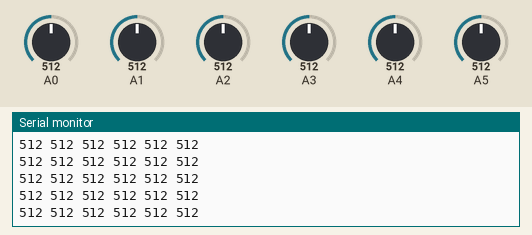
This sketch was run on a simulated Arduino Uno, built with avr-gcc and run on an emulated ATmega328P. Shown: the last lines printed to the serial monitor. The test bench sets the inputs (shaded band); at power-on: A0 = 512, A1 = 512, A2 = 512, A3 = 512, A4 = 512, A5 = 512.

Above: at 1.2 s.
1.3 s: A0 set to 716
At 2.3 s:
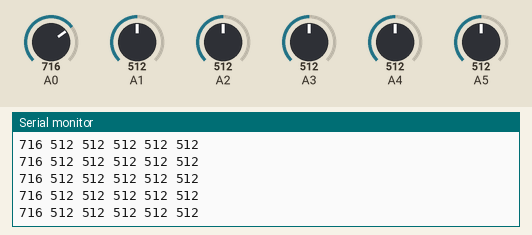
2.8 s: A1 set to 716
At 3.6 s:
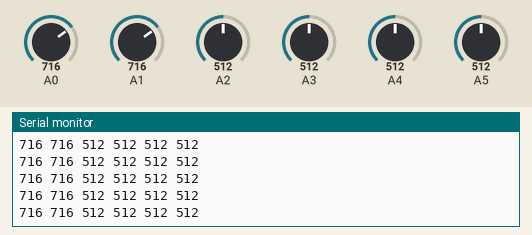
4.3 s: A2 set to 716
At 5.3 s:
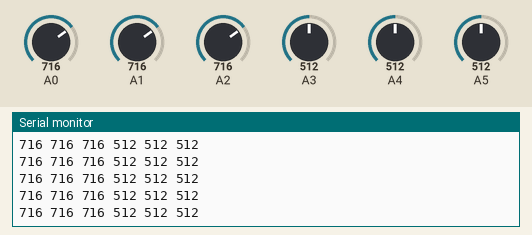
5.8 s: A3 set to 716
At 6.5 s:
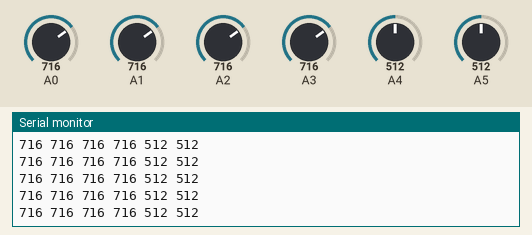
7.3 s: A4 set to 716
At 8.2 s:
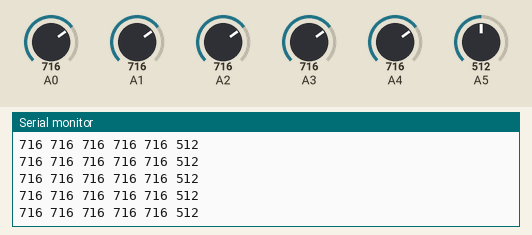
8.8 s: A5 set to 716
At 9.8 s:
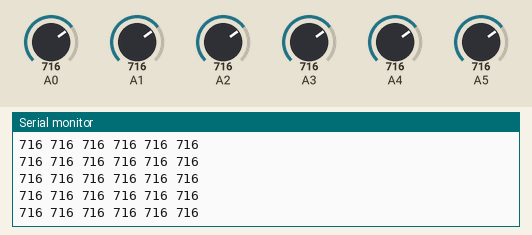

Measured:
- after the input at 1.3 s, the serial monitor: prints a new line at once (image 1)
- after the input at 2.8 s, the serial monitor: prints a new line at once (image 2)
- after the input at 4.3 s, the serial monitor: prints a new line at once (image 3)
- after the input at 5.8 s, the serial monitor: prints a new line at once (image 4)
- after the input at 7.3 s, the serial monitor: prints a new line at once (image 5)
- after the input at 8.8 s, the serial monitor: prints a new line at once (image 6)

The sketch:

plot_test.ino
```cpp
// analog-plot
//
// Read analog values from A0 and A1 and print them to serial port.
//
// electronut.in

#include "Arduino.h"

void setup()
{
  // initialize serial comms
  Serial.begin(460800);
}

void loop()
{
  // read analog pins and save as integer
  int val1 = analogRead(0);
  int val2 = analogRead(1);
  int val3 = analogRead(2);
  int val4 = analogRead(3);
  int val5 = analogRead(4);
  int val6 = analogRead(5);
  // print to serial
  Serial.print(val1);
  Serial.print(" ");
  Serial.print(val2);
  Serial.print(" ");
  Serial.print(val3);
  Serial.print(" ");
  Serial.print(val4);
  Serial.print(" ");
  Serial.print(val5);
  Serial.print(" ");
  Serial.print(val6);
  Serial.print("\n");
  // wait
  delay(20);
}
```
